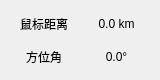
<?xml version="1.0" encoding="UTF-8"?>
<ui version="4.0">
 <class>MousePositionInfo</class>
 <widget class="QWidget" name="MousePositionInfo">
  <property name="geometry">
   <rect>
    <x>0</x>
    <y>0</y>
    <width>160</width>
    <height>80</height>
   </rect>
  </property>
  <property name="windowTitle">
   <string>Form</string>
  </property>
  <property name="autoFillBackground">
   <bool>false</bool>
  </property>
  <property name="styleSheet">
   <string notr="true"/>
  </property>
  <layout class="QHBoxLayout" name="horizontalLayout">
   <property name="spacing">
    <number>3</number>
   </property>
   <property name="leftMargin">
    <number>3</number>
   </property>
   <property name="topMargin">
    <number>3</number>
   </property>
   <property name="rightMargin">
    <number>3</number>
   </property>
   <property name="bottomMargin">
    <number>3</number>
   </property>
   <item>
    <layout class="QGridLayout" name="gridLayout">
     <property name="leftMargin">
      <number>6</number>
     </property>
     <property name="topMargin">
      <number>6</number>
     </property>
     <property name="rightMargin">
      <number>6</number>
     </property>
     <property name="bottomMargin">
      <number>6</number>
     </property>
     <property name="spacing">
      <number>3</number>
     </property>
     <item row="0" column="0">
      <widget class="QLabel" name="label_distance">
       <property name="text">
        <string>鼠标距离</string>
       </property>
       <property name="alignment">
        <set>Qt::AlignCenter</set>
       </property>
      </widget>
     </item>
     <item row="1" column="0">
      <widget class="QLabel" name="label_azimuth">
       <property name="text">
        <string>方位角</string>
       </property>
       <property name="alignment">
        <set>Qt::AlignCenter</set>
       </property>
      </widget>
     </item>
     <item row="0" column="1">
      <widget class="QLabel" name="distanceValue">
       <property name="text">
        <string>0.0 km</string>
       </property>
       <property name="alignment">
        <set>Qt::AlignCenter</set>
       </property>
      </widget>
     </item>
     <item row="1" column="1">
      <widget class="QLabel" name="azimuthValue">
       <property name="text">
        <string>0.0°</string>
       </property>
       <property name="alignment">
        <set>Qt::AlignCenter</set>
       </property>
      </widget>
     </item>
    </layout>
   </item>
  </layout>
 </widget>
 <resources/>
 <connections/>
</ui>
